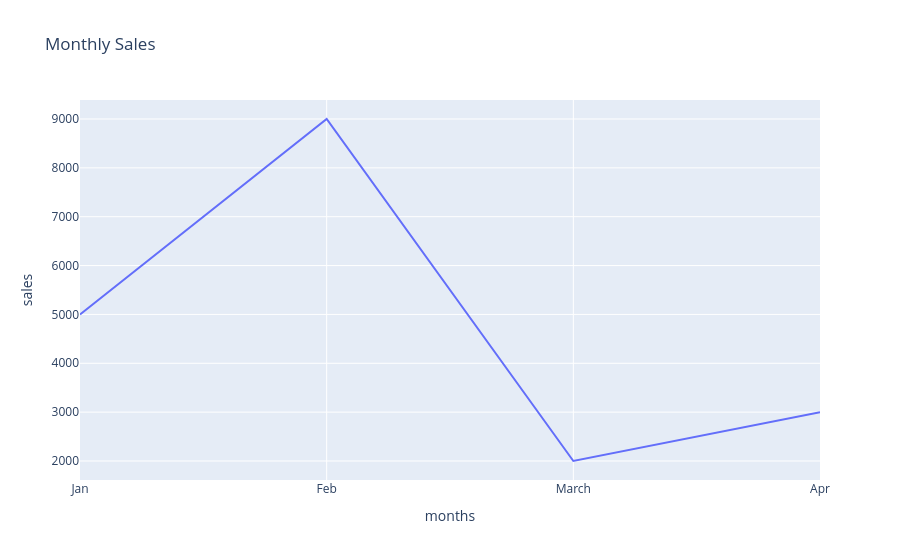

This figure's notebook cell:
### Code cell
import plotly.express as pt
import plotly.graph_objects as go
data = {'months': ["Jan", "Feb", "March", "Apr"],
        'sales': [5000, 9000, 2000, 3000]}
grap = pt.line(data, x='months', y='sales', title="Monthly Sales")
grap.show()

### Figure 1 — Plotly figure (JSON) as saved in the notebook; plotly's stock layout.template omitted (floating-point values rounded to 4 significant figures)
{"data": [{"hovertemplate": "months=%{x}<br>sales=%{y}<extra></extra>", "legendgroup": "", "line": {"color": "#636efa", "dash": "solid"}, "marker": {"symbol": "circle"}, "mode": "lines", "name": "", "orientation": "v", "showlegend": false, "type": "scatter", "x": ["Jan", "Feb", "March", "Apr"], "xaxis": "x", "y": [5000, 9000, 2000, 3000], "yaxis": "y"}], "layout": {"autosize": true, "legend": {"tracegroupgap": 0}, "title": {"text": "Monthly Sales"}, "xaxis": {"anchor": "y", "autorange": true, "domain": [0, 1], "range": [0, 3], "title": {"text": "months"}, "type": "category"}, "yaxis": {"anchor": "x", "autorange": true, "domain": [0, 1], "range": [1611.0, 9389.0], "title": {"text": "sales"}, "type": "linear"}}}
